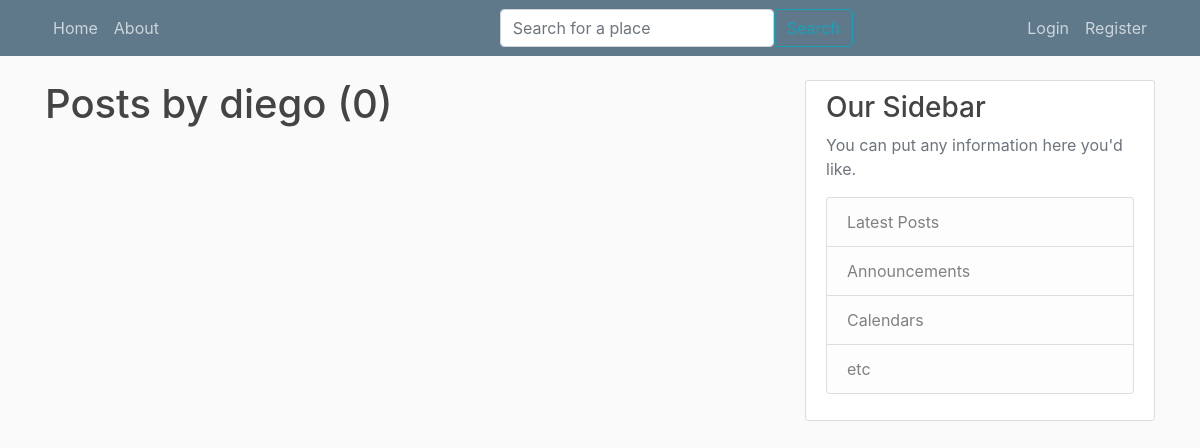
Before: /user/diego/ with the older database file.
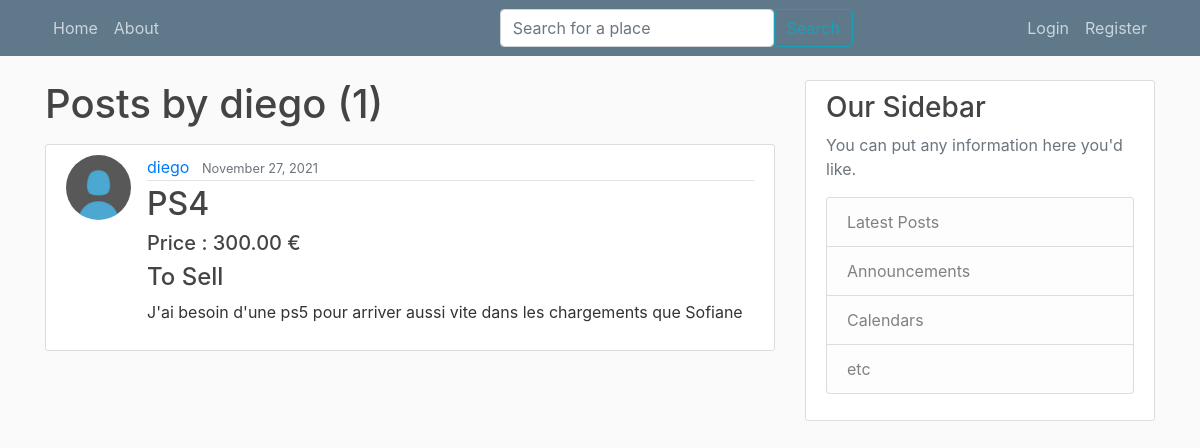
After: the same page with the newer database file.
### blog/models.py (models this page shows, shortened)
class Post(models.Model): #creation d'un Post
    title = models.CharField(max_length=100)
    price = models.DecimalField(default=0, max_digits= 15, decimal_places=2)
    sell_rent = models.CharField(default= 'S', max_length=10, choices=SELLORRENT_CHOICES)
    content= models.TextField()
    date_posted= models.DateTimeField(default=timezone.now)
    author= models.ForeignKey(User, on_delete=models.CASCADE) #reférence à une autre classe (clé étrangère)

### users/models.py (models this page shows, shortened)
class Profile(models.Model):
    user = models.OneToOneField(User, on_delete=models.CASCADE) #CASCADE : si je supprime l'utilisateur, le profil sera supprimé aussi. Mais si je supprime le profil, l'utilisateur ne sera pas supprimé
    image = models.ImageField(default='default.jpg', upload_to='profile_pics') #default = image par défaut si l'user ne choisit aucune pdp

### blog/views.py (the view)
# urls.py: path('user/<str:username>/', UserPostListView.as_view(), name='user-posts'),  # localhost:8000/blog/
class UserPostListView(ListView): #affichage de tous les posts (home.html)
    model = Post
    template_name = 'blog/user_posts.html' # <app>/<model>_<viewtype>.html
    context_object_name = 'posts'
    paginate_by = 5
    def get_queryset(self):
        user = get_object_or_404(User, username=self.kwargs.get('username'))
        return Post.objects.filter(author=user).order_by('-date_posted') #tous les posts de l'autheur concerné (filter), du plus récént au plus ancien

### blog/templates/blog/user_posts.html (shortened to what this page needs)
{% extends "blog/base.html" %}
{% block content %}
<h1 class="mb-3"> Posts by {{ view.kwargs.username }} ({{ page_obj.paginator.count }})</h1>
    {% for post in posts %}
        <article class="media content-section">
            <img class="rounded-circle article-img" src="{{ post.author.profile.image.url }}">
            <div class="media-body">
                <div class="article-metadata">
                    <a class="mr-2" href="{% url 'user-posts' post.author.username %}">{{ post.author }}</a>
                    <small class="text-muted">{{ post.date_posted|date:"F d, Y" }}</small>
                </div>
                <h2><a class="article-title" href="{% url 'post-detail' post.id %}">{{ post.title }}</a></h2>
                 <h5 class="article-content">Price : {{ post.price }} € </h5>
                <h4 class="article-content">{{ post.get_sell_rent_display }}</h4>
                <p class="article-content">{{ post.content }}</p>
            </div>
        </article>
    {% endfor %}
{% endblock content %}

Changed rows visible on the page:
added Post: author.profile.image (placeholder picture), author "diego", date_posted "November 27, 2021", title "PS4", price "300.00", sell_rent "To Sell", content "J'ai besoin d'une ps5 pour arriver aussi vite dans les chargements que Sofiane"
Other visible differences:
{{ page_obj.paginator.count }}: "0" → "1"
